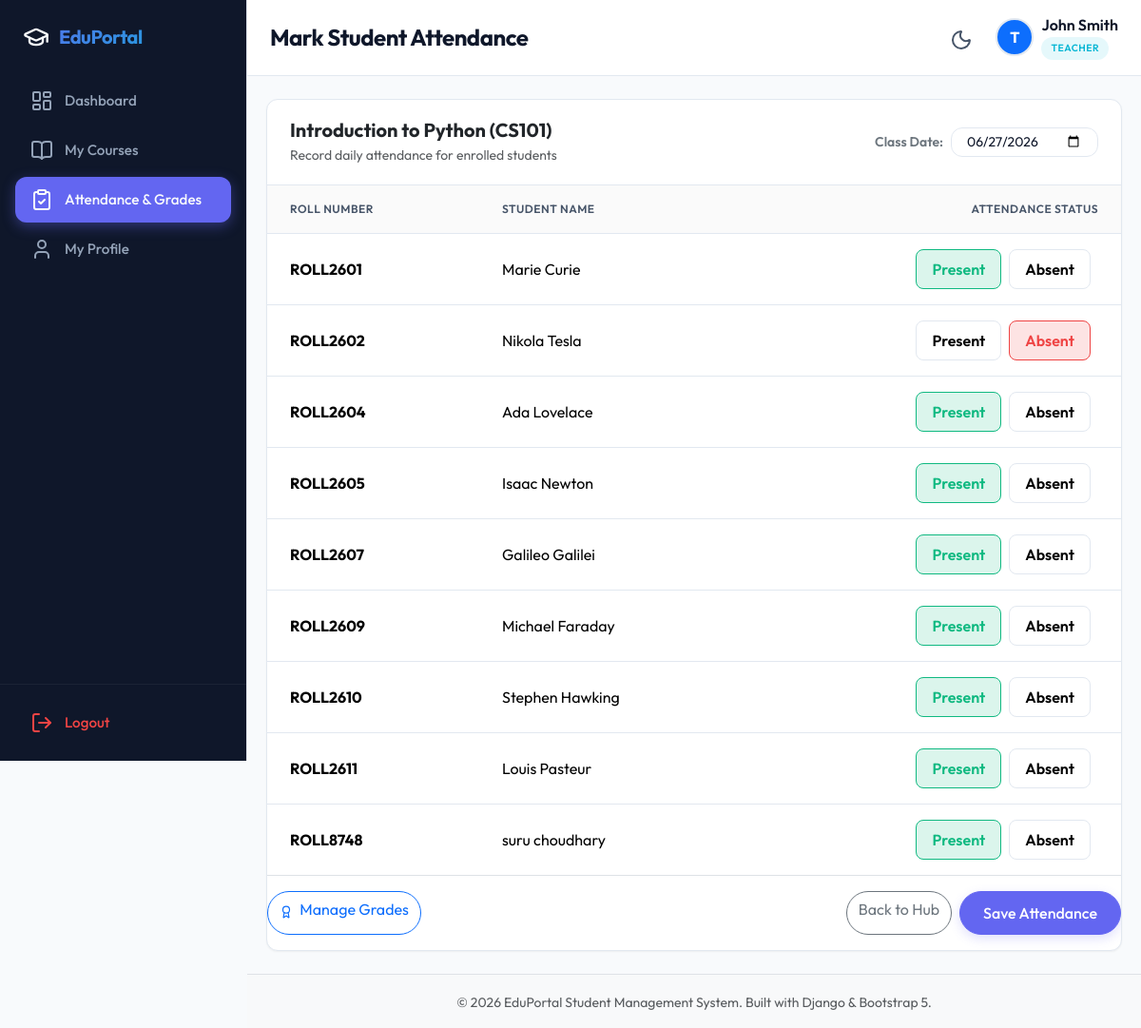
The page /academics/course/1/attendance/mark/ (signed in) on the database its author committed.
### apps/accounts/models.py (models this page shows, shortened)
class CustomUser(AbstractUser):
    class Role(models.TextChoices):
        ADMIN = 'ADMIN', 'Admin'
        TEACHER = 'TEACHER', 'Teacher'
        STUDENT = 'STUDENT', 'Student'
    role = models.CharField(
        max_length=10,
        choices=Role.choices,
        default=Role.STUDENT
    )

class Student(models.Model):
    GENDER_CHOICES = [
        ('M', 'Male'),
        ('F', 'Female'),
        ('O', 'Other'),
    ]
    class ApprovalStatus(models.TextChoices):
        PENDING = 'PENDING', 'Pending'
        APPROVED = 'APPROVED', 'Approved'
        REJECTED = 'REJECTED', 'Rejected'
    user = models.OneToOneField(CustomUser, on_delete=models.CASCADE, related_name='student_profile')
    roll_number = models.CharField(max_length=20, unique=True)
    first_name = models.CharField(max_length=50)
    last_name = models.CharField(max_length=50)
    email = models.EmailField(unique=True)
    phone = models.CharField(max_length=15)
    gender = models.CharField(max_length=1, choices=GENDER_CHOICES)
    dob = models.DateField(verbose_name="Date of Birth")
    address = models.TextField()
    semester = models.IntegerField(default=1)
    department = models.CharField(max_length=100)
    profile_image = models.ImageField(upload_to='profile_images/', blank=True, null=True)
    approval_status = models.CharField(
        max_length=10,
        choices=ApprovalStatus.choices,
        default=ApprovalStatus.APPROVED
    )

### apps/courses/models.py (models this page shows, shortened)
class Course(models.Model):
    course_code = models.CharField(max_length=20, unique=True)
    course_name = models.CharField(max_length=150)
    credits = models.IntegerField(default=3)
    teacher = models.ForeignKey(Teacher, null=True, blank=True, on_delete=models.SET_NULL, related_name='courses')

### apps/academics/views.py (the view, shortened to what this page needs)
# urls.py: path('course/<int:course_id>/attendance/mark/', views.MarkAttendanceView.as_view(), name='mark_attendance'),
class MarkAttendanceView(StaffRequiredMixin, View):
    template_name = 'academics/mark_attendance.html'
    def get(self, request, course_id):
        course = get_course_for_staff(request.user, course_id)
        date_str = request.GET.get('date', now().strftime('%Y-%m-%d'))
        try:
            date = datetime.strptime(date_str, '%Y-%m-%d').date()
        except ValueError:
            date = now().date()
        enrollments = Enrollment.objects.filter(course=course).select_related('student')
        existing_attendance = {
            att.student_id: att.status
            for att in Attendance.objects.filter(course=course, date=date)
        }
        student_attendance_list = [
            {
                'student': enrollment.student,
                'status': existing_attendance.get(enrollment.student.id, 'P'),
            }
            for enrollment in enrollments
        ]
        context = {
            'course': course,
            'date': date.strftime('%Y-%m-%d'),
            'student_attendance_list': student_attendance_list,
        }
        return render(request, self.template_name, context)

### templates/academics/mark_attendance.html (shortened to what this page needs)
{% extends 'base.html' %}
{% block page_title %}Mark Student Attendance{% endblock %}
{% block content %}
<div class="table-card" style="max-width: 900px; margin: 0 auto;">
    <div class="table-card-header flex-column flex-sm-row align-items-start align-items-sm-center gap-3">
        <div>
            <h5 class="fw-bold text-dark mb-1">{{ course.course_name }} ({{ course.course_code }})</h5>
            <p class="text-muted small mb-0">Record daily attendance for enrolled students</p>
        </div>
        <form method="get" id="date-select-form" class="d-flex align-items-center gap-2 ms-sm-auto">
            <label for="attendance-date" class="small fw-semibold text-secondary text-nowrap">Class Date:</label>
            <input type="date" name="date" id="attendance-date" value="{{ date }}" class="form-control form-control-sm py-1 border-color" onchange="this.form.submit();">
        </form>
    </div>
    <form method="post">
        <div class="table-responsive">
            <table class="table custom-table">
                <thead>
                    <tr>
                        <th>Roll Number</th>
                        <th>Student Name</th>
                        <th class="text-end">Attendance Status</th>
                    </tr>
                </thead>
                <tbody>
                    {% for item in student_attendance_list %}
                        <tr>
                            <td><span class="fw-bold">{{ item.student.roll_number }}</span></td>
                            <td>{{ item.student.first_name }} {{ item.student.last_name }}</td>
                            <td class="text-end">
                                <div class="attendance-radio-group d-inline-flex">
                                    <label for="pres_{{ item.student.id }}">Present</label>
                                    <label for="abs_{{ item.student.id }}">Absent</label>
                                </div>
                            </td>
                        </tr>
                    {% empty %}
                        <tr>
                            <td colspan="3" class="text-center text-muted py-4">No students are currently enrolled in this course.</td>
                        </tr>
                    {% endfor %}
                </tbody>
            </table>
        </div>
        {% if student_attendance_list %}
            <div class="card-footer bg-transparent border-top py-3 d-flex gap-2 justify-content-between flex-wrap">
                <a href="{% url 'manage_marks' course.id %}" class="btn btn-outline-primary rounded-pill">
                    <i data-lucide="award" class="me-1" style="width:14px;height:14px;vertical-align:text-bottom;"></i>
                    Manage Grades
                </a>
                <div class="d-flex gap-2">
                    <a href="{% url 'academics_hub' %}" class="btn btn-outline-secondary rounded-pill">Back to Hub</a>
                    <button type="submit" class="btn btn-primary rounded-pill px-4">Save Attendance</button>
                </div>
            </div>
        {% else %}
            <div class="card-footer bg-transparent border-top py-3">
                <a href="{% url 'academics_hub' %}" class="btn btn-outline-secondary rounded-pill">Back to Hub</a>
            </div>
        {% endif %}
    </form>
</div>
{% endblock %}

### templates/base.html (shortened to what this page needs)
{% load static %}
<!DOCTYPE html>
<html lang="en" data-theme="light">
<head>
    <link href="https://cdn.jsdelivr.net/npm/bootstrap@5.3.2/dist/css/bootstrap.min.css" rel="stylesheet">
    <link rel="stylesheet" href="{% static 'css/main.css' %}">
</head>
<body>
    <div class="app-container">
        <aside class="sidebar" id="sidebar">
            <div class="sidebar-brand">
                <i data-lucide="graduation-cap" style="width: 28px; height: 28px;"></i>
                <span>EduPortal</span>
            </div>
            <ul class="sidebar-menu">
                {% if user.is_authenticated %}
                    <li class="sidebar-menu-item {% if request.resolver_match.url_name == 'dashboard' %}active{% endif %}">
                        <a href="{% url 'dashboard' %}" class="sidebar-link">
                            <i data-lucide="layout-dashboard"></i>
                            <span>Dashboard</span>
                        </a>
                    </li>
                    {% if user.role == 'ADMIN' %}
                        <li class="sidebar-menu-item {% if request.resolver_match.url_name == 'admin_student_list' %}active{% endif %}">
                            <a href="{% url 'admin_student_list' %}" class="sidebar-link">
                                <i data-lucide="users"></i>
                                <span>Students</span>
                            </a>
                        </li>
                        <li class="sidebar-menu-item {% if request.resolver_match.url_name == 'admin_pending_students' %}active{% endif %}">
                            <a href="{% url 'admin_pending_students' %}" class="sidebar-link d-flex align-items-center justify-content-between">
                                <span class="d-flex align-items-center gap-2">
                                    <i data-lucide="clock"></i>
                                    <span>Approvals</span>
                                </span>
                                {% if pending_count and pending_count > 0 %}
                                    <span class="badge rounded-pill ms-1"
                                          style="background:#f59e0b;color:#000;font-size:0.7rem;min-width:20px;">
                                        {{ pending_count }}
                                    </span>
                                {% endif %}
                            </a>
                        </li>
                        <li class="sidebar-menu-item {% if 'teachers' in request.path %}active{% endif %}">
                            <a href="{% url 'admin_teacher_list' %}" class="sidebar-link">
                                <i data-lucide="user-cog"></i>
                                <span>Teachers</span>
                            </a>
                        </li>
                        <li class="sidebar-menu-item {% if 'courses' in request.path and 'pending-enrollments' not in request.path %}active{% endif %}">
                            <a href="{% url 'course_list' %}" class="sidebar-link">
                                <i data-lucide="book-open"></i>
                                <span>Courses</span>
                            </a>
                        </li>
                        <li class="sidebar-menu-item {% if request.resolver_match.url_name == 'admin_pending_enrollments' %}active{% endif %}">
                            <a href="{% url 'admin_pending_enrollments' %}" class="sidebar-link d-flex align-items-center justify-content-between">
                                <span class="d-flex align-items-center gap-2">
                                    <i data-lucide="book-open-check"></i>
                                    <span>Enrollments</span>
                                </span>
                                {% if enrollment_pending_count and enrollment_pending_count > 0 %}
                                    <span class="badge rounded-pill ms-1"
                                          style="background:#8b5cf6;color:#fff;font-size:0.7rem;min-width:20px;">
                                        {{ enrollment_pending_count }}
                                    </span>
                                {% endif %}
                            </a>
                        </li>
                        <li class="sidebar-menu-item {% if 'academics' in request.path %}active{% endif %}">
                            <a href="{% url 'academics_hub' %}" class="sidebar-link">
                                <i data-lucide="clipboard-check"></i>
                                <span>Attendance & Grades</span>
                            </a>
                        </li>
                    {% elif user.role == 'TEACHER' %}
                        <li class="sidebar-menu-item {% if 'courses' in request.path and 'academics' not in request.path %}active{% endif %}">
                            <a href="{% url 'course_list' %}" class="sidebar-link">
                                <i data-lucide="book-open"></i>
                                <span>My Courses</span>
                            </a>
                        </li>
                        <li class="sidebar-menu-item {% if 'academics' in request.path %}active{% endif %}">
                            <a href="{% url 'academics_hub' %}" class="sidebar-link">
                                <i data-lucide="clipboard-check"></i>
                                <span>Attendance & Grades</span>
                            </a>
                        </li>
                    {% endif %}
                    {% if user.role == 'STUDENT' %}
                        <li class="sidebar-menu-item {% if 'profile' in request.path %}active{% endif %}">
                            <a href="{% url 'student_profile_edit' %}" class="sidebar-link">
                                <i data-lucide="user"></i>
                                <span>My Profile</span>
                            </a>
                        </li>
                    {% elif user.role == 'TEACHER' %}
                        <li class="sidebar-menu-item {% if 'profile' in request.path %}active{% endif %}">
                            <a href="{% url 'teacher_profile_edit' %}" class="sidebar-link">
                                <i data-lucide="user"></i>
                                <span>My Profile</span>
                            </a>
                        </li>
                    {% endif %}
                {% endif %}
            </ul>
            <div class="sidebar-footer">
                {% if user.is_authenticated %}
                    <form action="{% url 'logout' %}" method="post" id="logout-form">
                        <button type="submit" class="sidebar-link border-0 w-100 text-start bg-transparent" style="cursor: pointer;">
                            <i data-lucide="log-out" style="color: var(--color-danger)"></i>
                            <span style="color: var(--color-danger)">Logout</span>
                        </button>
                    </form>
                {% endif %}
            </div>
        </aside>
        <div class="main-content">
            <nav class="top-navbar">
                <div class="d-flex align-items-center gap-3">
                    <h1 class="page-title">{% block page_title %}Dashboard{% endblock %}</h1>
                </div>
                <div class="navbar-actions">
                    <button class="theme-toggle-btn" id="theme-toggle" title="Toggle Theme">
                        <i data-lucide="moon" id="theme-icon"></i>
                    </button>
                    {% if user.is_authenticated %}
                        <div class="d-flex align-items-center gap-2">
                            {% if user.role == 'STUDENT' and user.student_profile.profile_image %}
                                <img src="{{ user.student_profile.profile_image.url }}" class="user-avatar" alt="Avatar">
                            {% else %}
                                <div class="user-avatar bg-primary text-white d-flex align-items-center justify-content-center fw-bold" style="width: 40px; height: 40px; border-radius: 50%;">
                                    {{ user.username|make_list|first|upper }}
                                </div>
                            {% endif %}
                            <div class="d-none d-md-block text-start">
                                <div class="fw-semibold lh-sm">{{ user.get_full_name|default:user.username }}</div>
                                <span class="user-badge {{ user.role|lower }}" style="font-size: 0.65rem;">{{ user.get_role_display }}</span>
                            </div>
                        </div>
                    {% endif %}
                </div>
            </nav>
            <div class="container-fluid py-4 flex-grow-1">
                {% block content %}{% endblock %}
            </div>
            <footer class="py-3 bg-body-tertiary border-top mt-auto">
                <div class="container text-center">
                    <span class="text-muted small">© 2026 EduPortal Student Management System. Built with Django & Bootstrap 5.</span>
                </div>
            </footer>
        </div>
    </div>
</body>
</html>

### rows shown on the page
CustomUser: username|make_list "T", get_full_name "John Smith", role "TEACHER"
Course: course_name "Introduction to Python", course_code "CS101"
Student: student.roll_number "ROLL2601", student.first_name "Marie", student.last_name "Curie"
Student: student.roll_number "ROLL2602", student.first_name "Nikola", student.last_name "Tesla"
Student: student.roll_number "ROLL2604", student.first_name "Ada", student.last_name "Lovelace"
Student: student.roll_number "ROLL2605", student.first_name "Isaac", student.last_name "Newton"
Student: student.roll_number "ROLL2607", student.first_name "Galileo", student.last_name "Galilei"
Student: student.roll_number "ROLL2609", student.first_name "Michael", student.last_name "Faraday"
Student: student.roll_number "ROLL2610", student.first_name "Stephen", student.last_name "Hawking"
Student: student.roll_number "ROLL2611", student.first_name "Louis", student.last_name "Pasteur"
Student: student.roll_number "ROLL8748", student.first_name "suru", student.last_name "choudhary"
